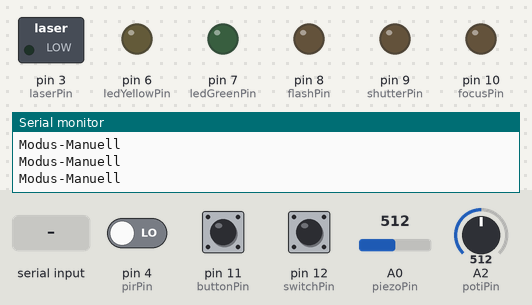
The sketch below on a simulated Arduino Uno, built with avr-gcc and run on an emulated ATmega328P. Parts: switched loads named in the sketch (green lamp = pin HIGH), output pins drawn as LEDs (lit = HIGH), the last lines printed to the serial monitor. The test bench sets the inputs (shaded band); at power-on: pin 12 (switchPin) LOW, pin 4 (pirPin) LOW, pin 11 (buttonPin) LOW, A0 (piezoPin) = 512, A2 (potiPin) = 512.

Above: at 1.8 s.
1.9 s: "trigger-camera\n" received over Serial
At 3.7 s:
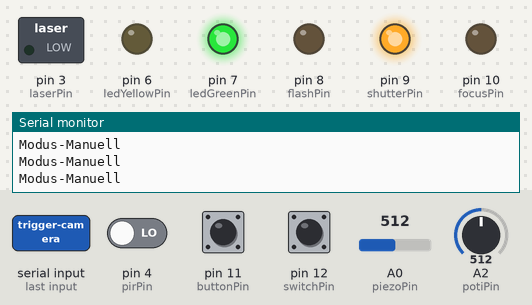
4.9 s: "modi-timelapse\n" received over Serial
7.9 s: pin 12 (switchPin) pulled HIGH for 0.15 s
9.5 s: pin 12 (switchPin) pulled HIGH for 1 s
At 11.4 s:
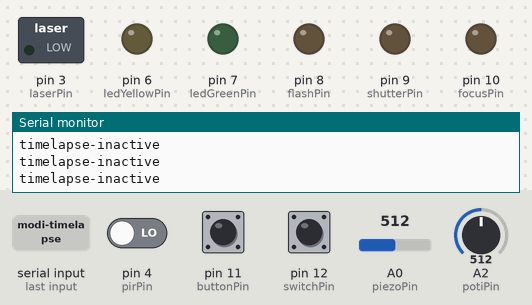
13.5 s: "timelapse-start\n" received over Serial
At 13.9 s:
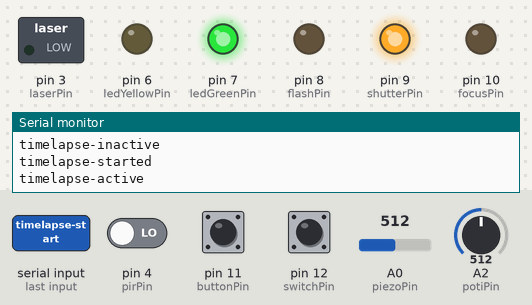
Timing chart, 0 to 16.0 s (numbered marks = the images above; inputs shaded):
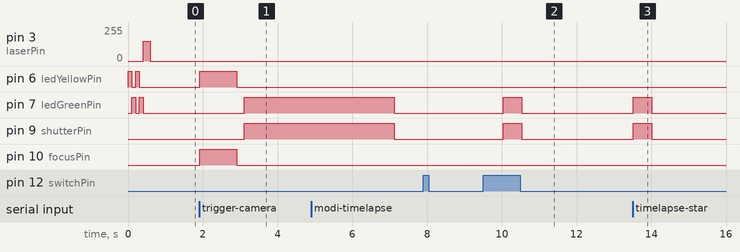

Measured:
- after the input at 1.9 s, pin 6 (ledYellowPin), pin 10 (focusPin): LOW → HIGH at once, → LOW 1.0 s later; pin 7 (ledGreenPin), pin 9 (shutterPin): LOW → HIGH after 1.2 s
- after the input at 9.5 s, pin 7 (ledGreenPin), pin 9 (shutterPin): LOW → HIGH after 0.54 s, → LOW 0.50 s later
- after the input at 13.5 s, pin 7 (ledGreenPin), pin 9 (shutterPin): LOW → HIGH at once, → LOW 0.50 s later

The sketch:

FotomindTest.ino
```cpp
#include <Arduino.h>

//INCLUDES
#include <Wire.h>
#include <DS3231.h>

//PINS
const int ledYellowPin = 6;
const int ledGreenPin = 7;
const int potiPin = 2;
const int piezoPin = A0;
const int photoResPin = A1;
const int pirPin = 4;
const int flashPin = 8;
const int shutterPin = 9;
const int focusPin = 10;
const int buttonPin = 11;
const int switchPin = 12;
const int laserPin = 3;

//constant Variables
const int threshold = 500;

//Variables
int potiVal = 0, photoResVal;
int photoResThreshold = 600;
int sensorReading = 0;
int ledState = LOW;
int pirVal;
int shutterDelay = 0;
String message = "";
int buttonState = 0;
int switchState = 0;
int piezoVal = 0;
int lichtschrankeActive = 0;
String actualModi = "Manuell";
DS3231 clock;
RTCDateTime dt;
unsigned long timelapseDelay = 10, timelapseStart, actualTime, timeDiff;
unsigned long timerDelay = 3, timerStart, timerPictureCount = 0, timerPictures= 1;

bool timelapseActive = false, timerActive = false;

String watchControllTime, actualClock;

String test;


// the setup routine runs once when you press reset:
void setup() {
  // initialize
  pinMode(ledYellowPin, OUTPUT);
  pinMode(ledGreenPin, OUTPUT);
  pinMode(pirPin, INPUT);
  pinMode(potiPin, INPUT);
  pinMode(shutterPin, OUTPUT);
  pinMode(focusPin, OUTPUT);
  pinMode(buttonPin, INPUT);
  pinMode(switchPin, INPUT);
  pinMode(flashPin, OUTPUT);
  pinMode(laserPin, OUTPUT);
  Serial.begin(9600);

  clock.begin();
  clock.setDateTime(__DATE__, __TIME__);

  digitalWrite(ledYellowPin, HIGH);
  delay(100);
  digitalWrite(ledYellowPin, LOW);
  digitalWrite(ledGreenPin, HIGH);
  delay(100);
  digitalWrite(ledGreenPin, LOW);
  digitalWrite(ledYellowPin, HIGH);
  delay(100);
  digitalWrite(ledYellowPin, LOW);
  digitalWrite(ledGreenPin, HIGH);
  delay(100);
  digitalWrite(ledGreenPin, LOW);

  analogWrite(laserPin, 150);
  delay(200);
  analogWrite(laserPin, 0);

  actualModi = "Manuell";
  //actualModi = "Lichtschranke";
  //watchControllTime = "15:02";
  //timerStart = seconds();
  //timerPictures = 2;
  //timerPictureCount = 0;
}

// the loop routine runs over and over again forever:
void loop() {

  if(Serial.available()){
    message = Serial.readStringUntil('\n');
    //Serial.print(message + '\n');

    if (message == "trigger-camera")
    {
      triggerCamera(1000, shutterDelay);
    }
    else if (message == "modi-manuell")
    {
      setModi("Manuell");
    }
    else if (message.indexOf("modi-timelapse") == 0)
    {
      //Serial.print("Zeitraffer\n");
      setModi("Zeitraffer");
    }
    else if (message.indexOf("timelapse-start") == 0)
    {
      timelapseDelay = message.substring(message.indexOf('+') + 1).toInt();
      timelapseStart = seconds();
      timelapseActive = true;
      Serial.print("timelapse-started\n");
    }
    else if (message == "timelapse-stop")
    {
      timelapseActive = false;
      Serial.print("timelapse-stopped\n");
    }
    else if (message.indexOf("modi-timer") == 0)
    {
      setModi("Selbstausloeser");
    }
    else if (message.indexOf("timer-start") == 0)
    {
      timerDelay = message.substring(message.indexOf('+'), message.indexOf('#')).toInt();
      timerPictures = message.substring(message.indexOf('#') + 1).toInt();
      timerStart = seconds();
      timerPictureCount = 0;
      timerActive = true;
    }
    else if (message == "modi-watchcontroll+20:00")
    {
      setModi("Uhrzeitsteuerung");
      watchControllTime = message.substring(message.indexOf('+') + 1);
    }
  }

  actualTime = seconds();

  if(actualModi =="Zeitraffer"){
      switchState = digitalRead(switchPin);
      if(timelapseActive || switchState == HIGH){
          Serial.print("timelapse-active\n");
          timeDiff = actualTime - timelapseStart;
          if(timeDiff%timelapseDelay == 0){
            shootFotoWithoutFocus(500);
            delay(600);
          }
      }
      else{
          Serial.print("timelapse-inactive\n");
      }
  }
  else if(actualModi =="Uhrzeitsteuerung"){
     dt = clock.getDateTime();
     actualClock = clock.dateFormat("H:i", dt);
     //Serial.println(actualClock);
     //Serial.println(watchControllTime);
     if(actualClock == watchControllTime){
         shootFotoWithoutFocus(200);
     }
  }
  else if(actualModi =="Selbstausloeser" && timerActive){
    timeDiff = actualTime - timerStart;
      if(timeDiff%timerDelay == 0 && timeDiff > 0 && timerPictureCount < timerPictures){
        shootFotoWithoutFocus(200);
        delay(600);
        timerPictureCount++;
      }
      if(timerPictureCount == timerPictures){
          timerActive = false;
      }
  }
  else if(actualModi == "Lichtschranke"){
      buttonState = digitalRead(buttonPin);
      switchState = digitalRead(switchPin);

      photoResVal = analogRead(photoResPin);
      Serial.println(photoResVal);

      if (switchState == HIGH)
      {
          analogWrite(laserPin, 200);
      }
      else{
          analogWrite(laserPin, 0);
      }
      if (switchState == HIGH && buttonState == HIGH)
      {
          lichtschrankeActive = 1;
      }
      if (switchState == HIGH && lichtschrankeActive == 1){
          digitalWrite(shutterPin, HIGH);
          digitalWrite(ledGreenPin, HIGH);
          photoResVal = analogRead(photoResPin);
          Serial.print(photoResVal + '\n');
          if(photoResVal < photoResThreshold){
              delay(25);
              shootFlash();
              delay(100);
              digitalWrite(shutterPin, LOW);
              digitalWrite(ledGreenPin, LOW);
              lichtschrankeActive = 0;
          }
      }
      else{
          digitalWrite(shutterPin, LOW);
          digitalWrite(ledGreenPin, LOW);
      }
  }
  else if(actualModi == "Highspeed"){
      buttonState = digitalRead(buttonPin);
      switchState = digitalRead(switchPin);

      photoResVal = analogRead(photoResPin);
      Serial.println(photoResVal);

      if (switchState == HIGH)
      {
          analogWrite(laserPin, 200);
      }
      else{
          analogWrite(laserPin, 0);
      }
      if (switchState == HIGH && buttonState == HIGH)
      {
          lichtschrankeActive = 1;
      }
      if (switchState == HIGH && lichtschrankeActive == 1){
          if(photoResVal < photoResThreshold){
              digitalWrite(shutterPin, HIGH);
              digitalWrite(ledGreenPin, HIGH);
              delay(10);
              digitalWrite(shutterPin, LOW);
              digitalWrite(ledGreenPin, LOW);
              lichtschrankeActive = 0;
          }
      }
  }
  else{
    buttonState = digitalRead(buttonPin);
    switchState = digitalRead(switchPin);


    potiVal = analogRead(potiPin);
    shutterDelay = map(potiVal, 0, 1023, 0, 8000);
    //Serial.println(shutterDelay);

    piezoVal = 1024 - analogRead(piezoPin);

    pirVal = digitalRead(pirPin);
    //Serial.println(pirVal);

    if (buttonState == HIGH && switchState == HIGH)
    {
        //shootFlash();
        triggerCamera(1000, shutterDelay);
    }
  }
  delay(50);
  if(actualTime%3 == 0){
    Serial.print("Modus-" + actualModi + '\n');
  }
}

void setModi(String modus){
  actualModi = modus;
  Serial.print("Modus-" + actualModi + '\n');
}

unsigned long seconds(){
  return millis()/1000;
}

void shootFotoWithoutFocus(int shutterDelayTime){
  digitalWrite(shutterPin, HIGH);
  digitalWrite(ledGreenPin, HIGH);
  delay(shutterDelayTime);
  digitalWrite(ledGreenPin, LOW);
  digitalWrite(shutterPin, LOW);
  delay(100);
}

void shootFlash(){
  digitalWrite(flashPin, HIGH);
  digitalWrite(ledYellowPin, HIGH);
  delay(50);
  digitalWrite(ledYellowPin, LOW);
  digitalWrite(flashPin, LOW);
  delay(50);
}


void triggerCamera(int focusDelay, int shutterDelayTime){
  digitalWrite(focusPin, HIGH);
  digitalWrite(ledYellowPin, HIGH);
  delay(focusDelay);
  digitalWrite(focusPin, LOW);
  digitalWrite(ledYellowPin, LOW);
  delay(200);
  digitalWrite(shutterPin, HIGH);
  digitalWrite(ledGreenPin, HIGH);
  delay(shutterDelayTime);
  digitalWrite(ledGreenPin, LOW);
  digitalWrite(shutterPin, LOW);
  Serial.print("photo-taken\n");
  delay(200);
}
```
